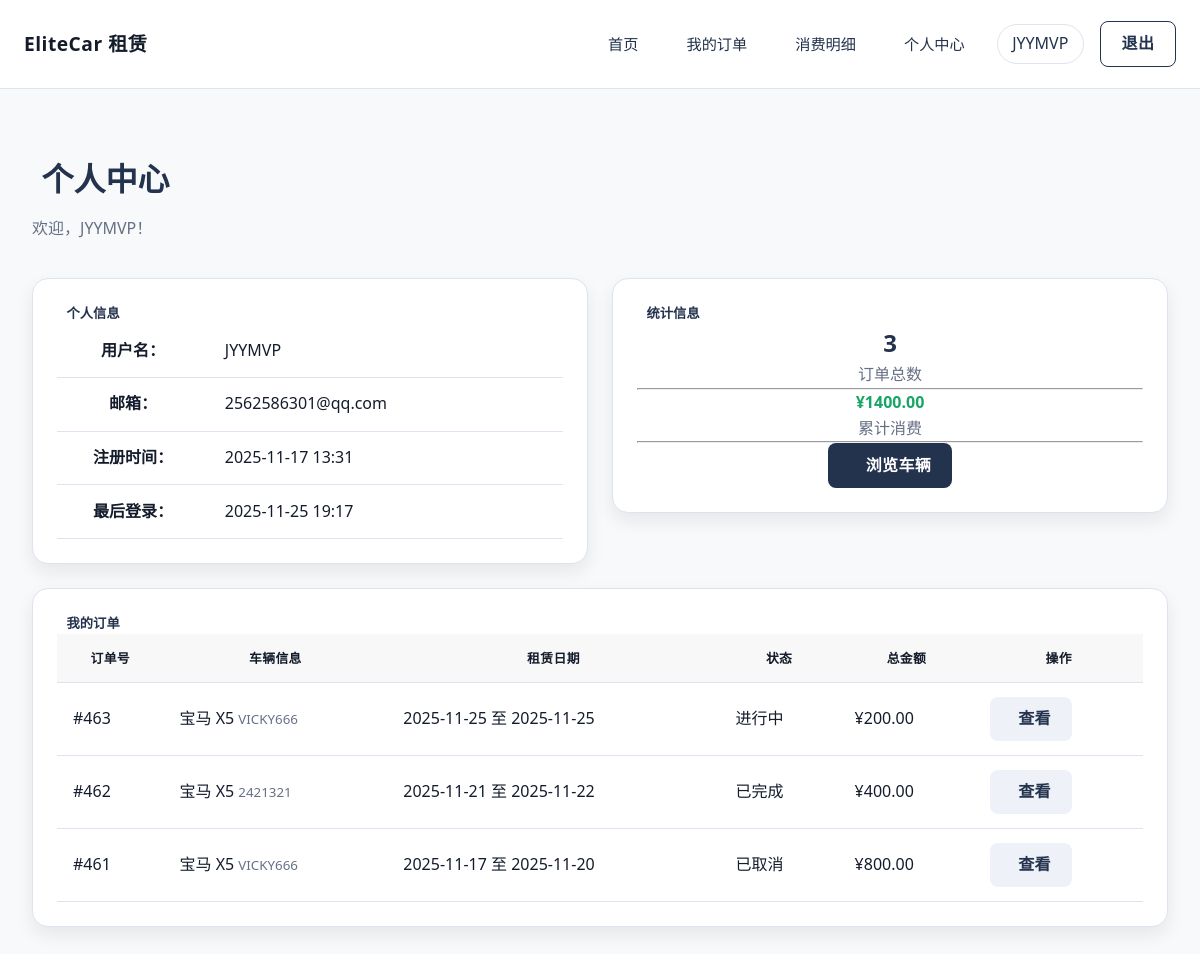
/accounts/profile/ (signed in), run on the app's committed database.
### rentals/models.py (models this page shows, shortened)
class Rental(models.Model):
    RENTAL_STATUS_CHOICES = [
        ('PENDING', '预订中'),
        ('ONGOING', '进行中'),
        ('COMPLETED', '已完成'),
        ('CANCELLED', '已取消'),
    ]
    SETTLEMENT_STATUS_CHOICES = [
        ('UNSETTLED', '未结算'),
        ('PARTIAL', '部分结算'),
        ('SETTLED', '已结算'),
    ]
    customer = models.ForeignKey(
        Customer,
        on_delete=models.CASCADE,
        related_name='rentals',
        verbose_name='客户'
    )
    vehicle = models.ForeignKey(
        Vehicle,
        on_delete=models.CASCADE,
        related_name='rentals',
        verbose_name='车辆'
    )
    start_date = models.DateField(
        '租赁开始日期',
        help_text='租赁开始日期'
    )
    end_date = models.DateField(
        '租赁结束日期',
        help_text='租赁结束日期'
    )
    actual_return_date = models.DateField(
        '实际还车日期',
        blank=True,
        null=True,
        help_text='实际还车日期'
    )
    total_amount = models.DecimalField(
        '总金额',
        max_digits=10,
        decimal_places=2,
        validators=[MinValueValidator(Decimal('0.01'))],
        help_text='租赁总费用'
    )
    deposit = models.DecimalField(
        '押金',
        max_digits=10,
        decimal_places=2,
        default=Decimal('0.00'),
        validators=[MinValueValidator(Decimal('0.00'))],
        help_text='租赁押金金额'
    )
    pickup_location = models.CharField(
        '取车地点',
        max_length=200,
        default='门店',
        help_text='取车地点'
    )
    return_location = models.CharField(
        '还车地点',
        max_length=200,
        blank=True,
        null=True,
        help_text='还车地点（异地还车时填写）'
    )
    is_cross_location_return = models.BooleanField(
        '是否异地还车',
        default=False,
        help_text='是否异地还车'
    )
    cross_location_fee = models.DecimalField(
        '异地还车费用',
        max_digits=10,
        decimal_places=2,
        default=Decimal('0.00'),
        validators=[MinValueValidator(Decimal('0.00'))],
        help_text='异地还车产生的额外费用'
    )
    status = models.CharField(
        '订单状态',
        max_length=20,
        choices=RENTAL_STATUS_CHOICES,
        default='PENDING',
        help_text='当前订单状态'
    )
    notes = models.TextField(
        '备注',
        blank=True,
        null=True,
        help_text='订单备注信息'
    )
    created_at = models.DateTimeField(
        '创建时间',
        auto_now_add=True
    )
    updated_at = models.DateTimeField(
        '更新时间',
        auto_now=True
    )
    settlement_status = models.CharField(
        '结算状态',
        max_length=20,
        choices=SETTLEMENT_STATUS_CHOICES,
        default='UNSETTLED',
        help_text='订单费用结算状态'
    )
    settled_at = models.DateTimeField(
        '结算时间',
        blank=True,
        null=True,
        help_text='订单完成并结算的时间'
    )
    amount_paid = models.DecimalField(
        '累计支付金额',
        max_digits=10,
        decimal_places=2,
        default=Decimal('0.00'),
        help_text='用户累计支付金额（不含退款）'
    )
    amount_refunded = models.DecimalField(
        '累计退款金额',
        max_digits=10,
        decimal_places=2,
        default=Decimal('0.00'),
        help_text='系统累计退款金额'
    )
    class Meta:
        db_table = 'rentals'
        verbose_name = '租赁订单'
        verbose_name_plural = '租赁订单'
        ordering = ['-created_at']
        indexes = [
            models.Index(fields=['start_date']),
            models.Index(fields=['end_date']),
            models.Index(fields=['status']),
            models.Index(fields=['customer', 'status']),
            models.Index(fields=['vehicle', 'status']),
        ]

### vehicles/models.py (models this page shows, shortened)
class Vehicle(models.Model):
    VEHICLE_STATUS_CHOICES = [
        ('AVAILABLE', '可用'),
        ('RENTED', '已租'),
        ('MAINTENANCE', '维修中'),
    ]
    license_plate = models.CharField(
        '车牌号',
        max_length=20,
        unique=True,
        help_text='车辆唯一标识'
    )
    brand = models.CharField(
        '品牌',
        max_length=50,
        help_text='汽车品牌'
    )
    model = models.CharField(
        '型号',
        max_length=50,
        help_text='汽车型号'
    )
    vehicle_type = models.CharField(
        '车辆类型',
        max_length=20,
        help_text='如：轿车、SUV、MPV等'
    )
    color = models.CharField(
        '颜色',
        max_length=20,
        help_text='车身颜色'
    )
    seats = models.PositiveIntegerField(
        '座位数',
        default=5,
        validators=[MinValueValidator(2)],
        help_text='车辆座位数（2-50座）'
    )
    daily_rate = models.DecimalField(
        '日租金',
        max_digits=10,
        decimal_places=2,
        validators=[MinValueValidator(Decimal('0.01'))],
        help_text='每日租金价格'
    )
    status = models.CharField(
        '车辆状态',
        max_length=20,
        choices=VEHICLE_STATUS_CHOICES,
        default='AVAILABLE',
        help_text='当前车辆状态'
    )
    created_at = models.DateTimeField(
        '创建时间',
        auto_now_add=True
    )
    updated_at = models.DateTimeField(
        '更新时间',
        auto_now=True
    )
    class Meta:
        db_table = 'vehicles'
        verbose_name = '车辆'
        verbose_name_plural = '车辆'
        ordering = ['-created_at']
        indexes = [
            models.Index(fields=['license_plate']),
            models.Index(fields=['status']),
            models.Index(fields=['brand', 'model']),
            models.Index(fields=['seats']),  # 为座位数添加索引，优化搜索性能
        ]

### accounts/views.py (the view)
# urls.py: path('profile/', views.profile_view, name='profile'),
@login_required
def profile_view(request):
    user = request.user
    customer = get_customer_for_user(user)
    user_rentals = []
    if customer:
        user_rentals = Rental.objects.filter(customer=customer).select_related(
            'vehicle'
        ).order_by('-created_at')[:10]
    rental_stats = {
        'total': 0,
        'total_amount': Decimal('0.00'),
    }
    if customer:
        rental_stats = Rental.objects.filter(customer=customer).aggregate(
            total=Count('id'),
            total_amount=Sum('total_amount')
        )
    unread_notifications = Notification.objects.filter(
        user=user, is_read=False
    ).count()
    context = {
        'user': user,
        'customer': customer,
        'rentals': user_rentals,
        'rental_stats': rental_stats,
        'unread_notifications': unread_notifications,
    }
    return render(request, 'accounts/profile.html', context)

### templates/accounts/profile.html (shortened to what this page needs)
{% extends "base_user.html" %}
{% load static %}
{% block content %}
<div class="profile-fullscreen">
<div class="d-flex justify-content-between align-items-center mb-4">
    <div>
        <h1 class="mb-1">个人中心</h1>
        <p class="text-muted mb-0">欢迎，{{ user.username }}！</p>
    </div>
</div>
<div class="row mb-4">
    <div class="col-md-6">
        <div class="card shadow">
            <div class="card-header bg-primary text-white">
                <h5 class="mb-0">个人信息</h5>
            </div>
            <div class="card-body">
                <table class="table table-borderless">
                    <tr>
                        <th width="30%">用户名：</th>
                        <td>{{ user.username }}</td>
                    </tr>
                    <tr>
                        <th>邮箱：</th>
                        <td>{{ user.email|default:"未设置" }}</td>
                    </tr>
                    <tr>
                        <th>注册时间：</th>
                        <td>{{ user.date_joined|date:"Y-m-d H:i" }}</td>
                    </tr>
                    <tr>
                        <th>最后登录：</th>
                        <td>{{ user.last_login|date:"Y-m-d H:i"|default:"从未登录" }}</td>
                    </tr>
                </table>
            </div>
        </div>
    </div>
    <div class="col-md-6">
        <div class="card shadow">
            <div class="card-header bg-success text-white">
                <h5 class="mb-0">统计信息</h5>
            </div>
            <div class="card-body">
                <div class="text-center">
                    <h2 class="text-primary">{{ rental_stats.total|default:0 }}</h2>
                    <p class="text-muted mb-0">订单总数</p>
                </div>
                {% if rental_stats.total_amount %}
                <hr>
                <div class="text-center">
                    <h4 class="text-success">¥{{ rental_stats.total_amount|floatformat:2 }}</h4>
                    <p class="text-muted mb-0 small">累计消费</p>
                </div>
                {% endif %}
                <hr>
                <div class="text-center">
                    <a href="{% url 'accounts:home' %}" class="btn btn-primary">
                        浏览车辆
                    </a>
                </div>
            </div>
        </div>
    </div>
</div>
<div class="card shadow">
    <div class="card-header bg-info text-white">
        <h5 class="mb-0">我的订单</h5>
    </div>
    <div class="card-body">
        {% if rentals %}
            <div class="table-responsive">
                <table class="table table-hover">
                    <thead>
                        <tr>
                            <th>订单号</th>
                            <th>车辆信息</th>
                            <th>租赁日期</th>
                            <th>状态</th>
                            <th>总金额</th>
                            <th>操作</th>
                        </tr>
                    </thead>
                    <tbody>
                        {% for rental in rentals %}
                        <tr>
                            <td>#{{ rental.id }}</td>
                            <td>
                                {{ rental.vehicle.brand }} {{ rental.vehicle.model }}
                                <small class="text-muted d-block">{{ rental.vehicle.license_plate }}</small>
                            </td>
                            <td>
                                {{ rental.start_date|date:"Y-m-d" }} 至
                                {{ rental.end_date|date:"Y-m-d" }}
                            </td>
                            <td>
                                {% if rental.status == 'PENDING' %}
                                    <span class="badge bg-warning">预订中</span>
                                {% elif rental.status == 'ONGOING' %}
                                    <span class="badge bg-info">进行中</span>
                                {% elif rental.status == 'COMPLETED' %}
                                    <span class="badge bg-success">已完成</span>
                                {% elif rental.status == 'CANCELLED' %}
                                    <span class="badge bg-secondary">已取消</span>
                                {% endif %}
                            </td>
                            <td>¥{{ rental.total_amount|floatformat:2 }}</td>
                            <td>
                                <a href="{% url 'accounts:order_detail' rental.pk %}"
                                   class="btn btn-sm btn-outline-primary">
                                     查看
                                </a>
                            </td>
                        </tr>
                        {% endfor %}
                    </tbody>
                </table>
            </div>
        {% endif %}
    </div>
</div>
</div>
{% endblock %}

### templates/base_user.html (shortened to what this page needs)
{% load static %}
<!DOCTYPE html>
<html lang="zh-CN">
<head>
    <link href="{% static 'css/style.css' %}" rel="stylesheet">
</head>
<body>
    <div class="main-content" style="margin-left:0;">
        <nav class="navbar business-nav">
            <a class="nav-brand" href="{% url 'accounts:home' %}">
                EliteCar 租赁
                </a>
            <div class="nav-links">
                <a class="nav-link" href="{% url 'accounts:home' %}">首页</a>
                    {% if user.is_authenticated %}
                    <a class="nav-link" href="{% url 'accounts:my_orders' %}">我的订单</a>
                    <a class="nav-link" href="{% url 'accounts:consumption_report' %}">消费明细</a>
                    <a class="nav-link" href="{% url 'accounts:profile' %}">个人中心</a>
                    <span class="user-chip">{{ user.username }}</span>
                    <a class="btn btn-outline-secondary" href="{% url 'accounts:logout' %}">退出</a>
                    {% else %}
                    <a class="btn btn-outline-secondary" href="{% url 'accounts:login' %}">登录</a>
                    <a class="btn btn-accent" href="{% url 'accounts:register' %}">注册</a>
                    {% endif %}
            </div>
        </nav>
        <div class="page-content-wrapper">
            <div class="container-fluid px-0">
                {% block content %}{% endblock %}
            </div>
        </div>
    </div>
</body>
</html>

### data on the page
Rental: id "463", vehicle.brand "宝马", vehicle.model "X5", vehicle.license_plate "VICKY666", start_date "2025-11-25", end_date "2025-11-25", status "进行中", total_amount "200.00"
Rental: id "462", vehicle.brand "宝马", vehicle.model "X5", vehicle.license_plate "2421321", start_date "2025-11-21", end_date "2025-11-22", status "已完成", total_amount "400.00"
Rental: id "461", vehicle.brand "宝马", vehicle.model "X5", vehicle.license_plate "VICKY666", start_date "2025-11-17", end_date "2025-11-20", status "已取消", total_amount "800.00"

### other printed values
{{ user.username }} "JYYMVP"
{{ user.email|default:"未设置" }} "2562586301@qq.com"
{{ user.date_joined|date:"Y-m-d H:i" }} "2025-11-17 13:31"
{{ user.last_login|date:"Y-m-d H:i"|default:"从未登录" }} "2025-11-25 19:17"
{{ rental_stats.total|default:0 }} "3"
{{ rental_stats.total_amount|floatformat:2 }} "1400.00"
